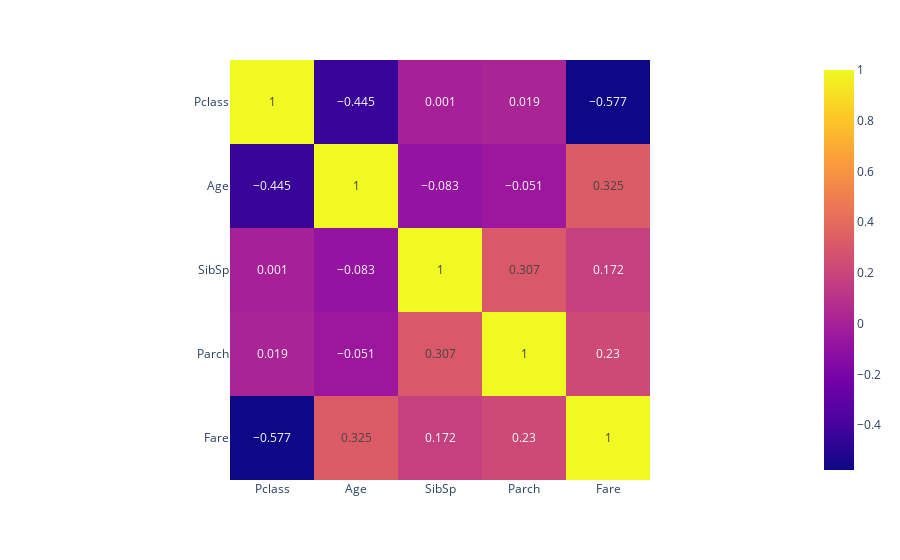

Notebook cell for this chart:
### Markdown cell above
In **test set**

### Code cell
fig = px.imshow(df_test_features.corr().round(3), text_auto=True)
fig.show()
if not os.path.exists('./plots'):
    os.mkdir('./plots')
fig.write_image('./plots/test_numerical_corr.png')

### Figure 1 — Plotly figure (JSON) as saved in the notebook; plotly's stock layout.template omitted (floating-point values rounded to 4 significant figures)
{"data": [{"coloraxis": "coloraxis", "hovertemplate": "x: %{x}<br>y: %{y}<br>color: %{z}<extra></extra>", "name": "0", "texttemplate": "%{z}", "type": "heatmap", "x": ["Pclass", "Age", "SibSp", "Parch", "Fare"], "xaxis": "x", "y": ["Pclass", "Age", "SibSp", "Parch", "Fare"], "yaxis": "y", "z": [[1, -0.445, 0.001, 0.019, -0.577], [-0.445, 1, -0.083, -0.051, 0.325], [0.001, -0.083, 1, 0.307, 0.172], [0.019, -0.051, 0.307, 1, 0.23], [-0.577, 0.325, 0.172, 0.23, 1]]}], "layout": {"coloraxis": {"colorscale": [[0, "#0d0887"], [0.1111, "#46039f"], [0.2222, "#7201a8"], [0.3333, "#9c179e"], [0.4444, "#bd3786"], [0.5556, "#d8576b"], [0.6667, "#ed7953"], [0.7778, "#fb9f3a"], [0.8889, "#fdca26"], [1, "#f0f921"]]}, "margin": {"t": 60}, "xaxis": {"anchor": "y", "constrain": "domain", "domain": [0, 1], "scaleanchor": "y"}, "yaxis": {"anchor": "x", "autorange": "reversed", "constrain": "domain", "domain": [0, 1]}}}
